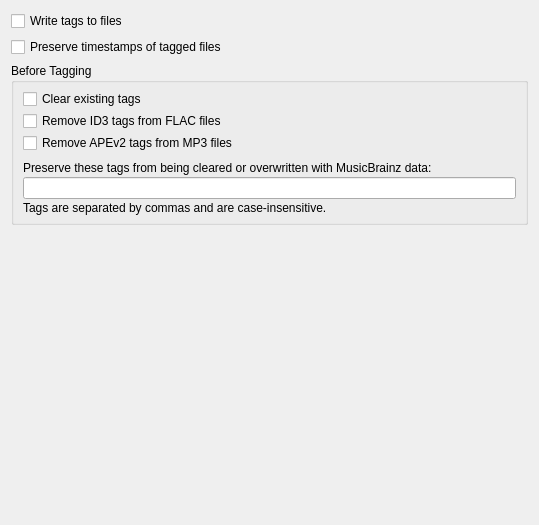
<?xml version="1.0" encoding="UTF-8"?>
<ui version="4.0">
 <class>TagsOptionsPage</class>
 <widget class="QWidget" name="TagsOptionsPage">
  <property name="geometry">
   <rect>
    <x>0</x>
    <y>0</y>
    <width>539</width>
    <height>525</height>
   </rect>
  </property>
  <layout class="QVBoxLayout">
   <item>
    <widget class="QCheckBox" name="write_tags">
     <property name="text">
      <string>Write tags to files</string>
     </property>
    </widget>
   </item>
   <item>
    <widget class="QCheckBox" name="preserve_timestamps">
     <property name="text">
      <string>Preserve timestamps of tagged files</string>
     </property>
    </widget>
   </item>
   <item>
    <widget class="QGroupBox" name="before_tagging">
     <property name="title">
      <string>Before Tagging</string>
     </property>
     <layout class="QVBoxLayout">
      <property name="spacing">
       <number>2</number>
      </property>
      <property name="topMargin">
       <number>6</number>
      </property>
      <property name="bottomMargin">
       <number>7</number>
      </property>
      <item>
       <widget class="QCheckBox" name="clear_existing_tags">
        <property name="text">
         <string>Clear existing tags</string>
        </property>
       </widget>
      </item>
      <item>
       <widget class="QCheckBox" name="remove_id3_from_flac">
        <property name="text">
         <string>Remove ID3 tags from FLAC files</string>
        </property>
       </widget>
      </item>
      <item>
       <widget class="QCheckBox" name="remove_ape_from_mp3">
        <property name="text">
         <string>Remove APEv2 tags from MP3 files</string>
        </property>
       </widget>
      </item>
      <item>
       <spacer name="verticalSpacer">
        <property name="orientation">
         <enum>Qt::Vertical</enum>
        </property>
        <property name="sizeType">
         <enum>QSizePolicy::Fixed</enum>
        </property>
        <property name="sizeHint" stdset="0">
         <size>
          <width>20</width>
          <height>6</height>
         </size>
        </property>
       </spacer>
      </item>
      <item>
       <widget class="QLabel" name="preserved_tags_label">
        <property name="text">
         <string>Preserve these tags from being cleared or overwritten with MusicBrainz data:</string>
        </property>
       </widget>
      </item>
      <item>
       <widget class="QLineEdit" name="preserved_tags"/>
      </item>
      <item>
       <widget class="QLabel" name="preserved_tags_help">
        <property name="text">
         <string>Tags are separated by commas and are case-insensitive.</string>
        </property>
       </widget>
      </item>
     </layout>
    </widget>
   </item>
   <item>
    <spacer name="spacer">
     <property name="orientation">
      <enum>Qt::Vertical</enum>
     </property>
     <property name="sizeHint" stdset="0">
      <size>
       <width>274</width>
       <height>41</height>
      </size>
     </property>
    </spacer>
   </item>
  </layout>
 </widget>
 <tabstops>
  <tabstop>write_tags</tabstop>
  <tabstop>preserve_timestamps</tabstop>
  <tabstop>clear_existing_tags</tabstop>
  <tabstop>remove_id3_from_flac</tabstop>
  <tabstop>remove_ape_from_mp3</tabstop>
  <tabstop>preserved_tags</tabstop>
 </tabstops>
 <resources/>
 <connections/>
</ui>
